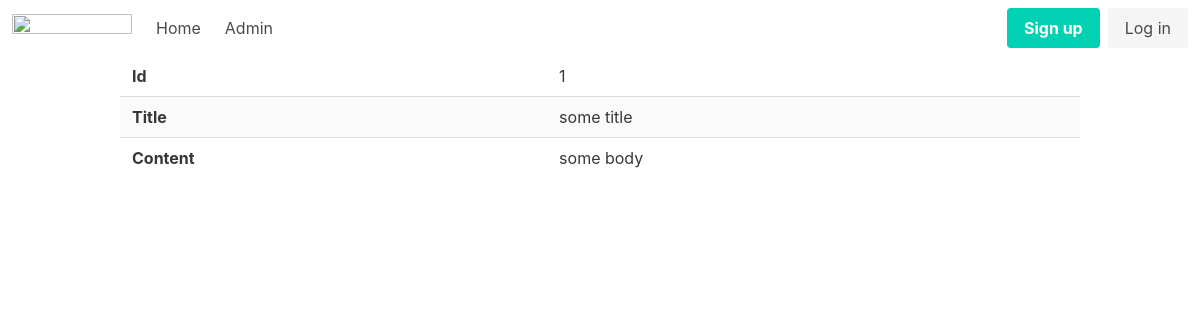
The app's page /admin/articles/view?id=1, older data.
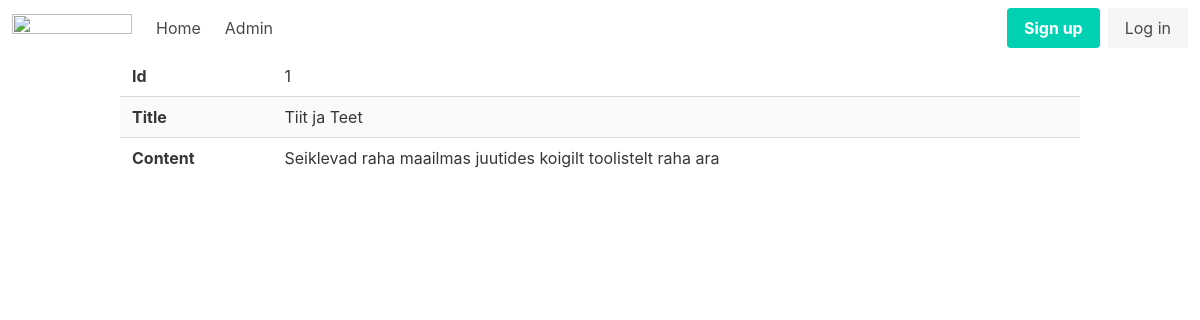
The same page, newer data.
### tables this page shows
CREATE TABLE "articles"
(
    id    integer
        primary key autoincrement,
    title text,
    body  text
);

### helpers.php (called while the page is built)
<?php
function view($viewName, $vars = []){
    extract($vars);
    include __DIR__ . "/views/$viewName.php";
}

### src/Controllers/ArticlesController.php (called while the page is built, shortened)
<?php
class ArticlesController {
    public function show(){
        $id = $_GET['id'];
        $article = Article::find($id);
        view('articles/view', compact('article'));
    }
}

### src/DB.php (called while the page is built, shortened)
<?php
class DB {
    private $conn;
    public function __construct(){
        try {
            $this->conn = new PDO("sqlite:db.sqlite");
            $this->conn->setAttribute(PDO::ATTR_ERRMODE, PDO::ERRMODE_EXCEPTION);
        } catch(PDOException $e) {
            echo "Connection failed: " . $e->getMessage();
        }
    }
    public function find($table, $class, $id){
        $stmt = $this->conn->prepare("SELECT * FROM $table WHERE id=$id");
        $stmt->execute();
        $stmt->setFetchMode(PDO::FETCH_CLASS, $class);
        return $stmt->fetch();
    }
}

### src/Models/Model.php (called while the page is built, shortened)
<?php
class Model {
    public static $table;
    public static function find($id){
        $db = new DB();
        return $db->find(static::$table, static::class, $id);
    }
}

### views/articles/view.php (the view, shortened to what this page needs)
<?php include __DIR__ . '/../partials/header.php' ?>
<div class="container">
    <table class="table is-striped is-fullwidth">
        <tbody>
            <tr>
                <th>Id</th>
                <td><?=$article->id?></td>
            </tr>
            <tr>
                <th>Title</th>
                <td><?=$article->title?></td>
            </tr>
            <tr>
                <th>Content</th>
                <td><?=$article->body?></td>
            </tr>
        </tbody>
    </table>
</div>
<?php include __DIR__ .  '/../partials/footer.php'; ?>

Row changes from the older to the newer data that the page shows:
changed articles id 1: title "some title" → "Tiit ja Teet"; body "some body" → "Seiklevad raha maailmas juutides koigilt toolistelt raha ara"
